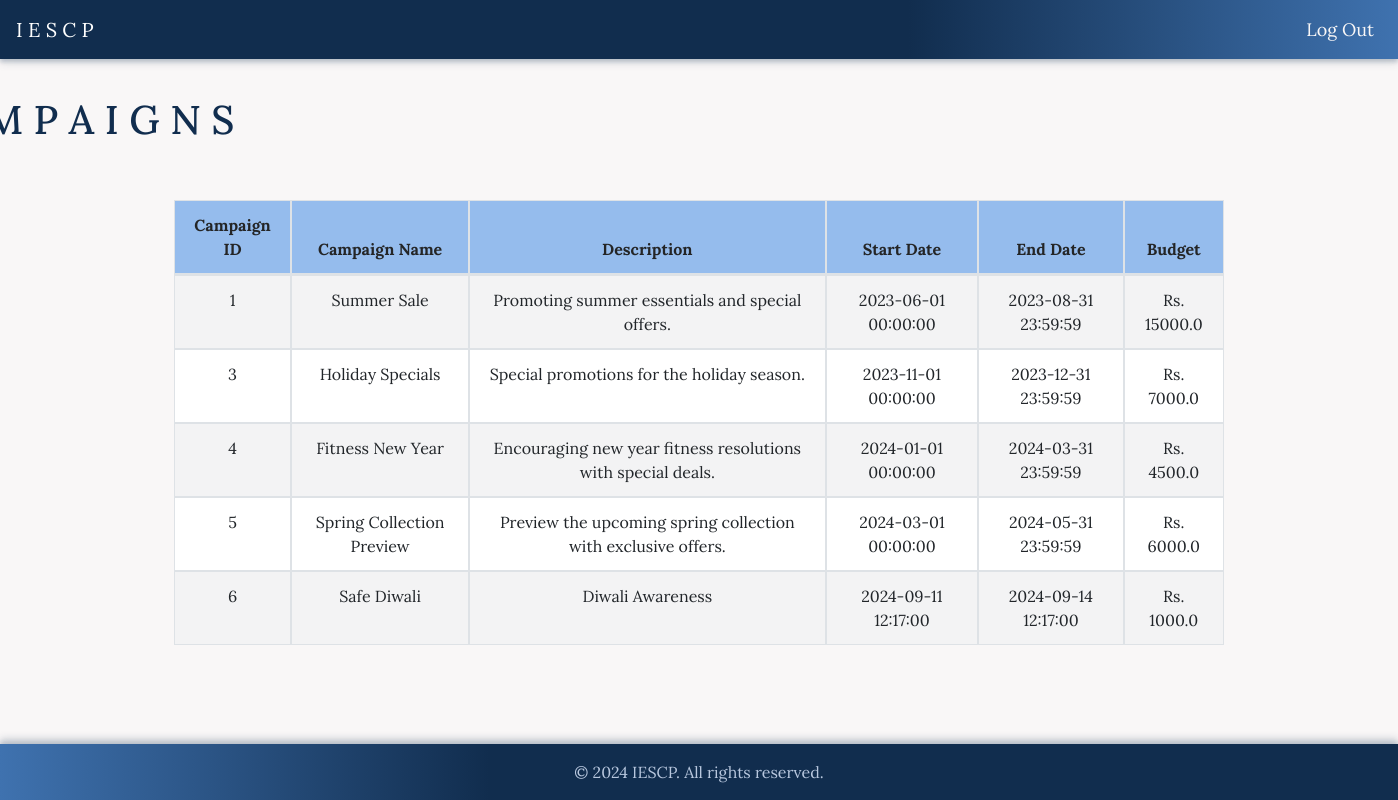
The app's page /find_sponsor with its own data.
### app/models.py (models this page shows)
class Campaign(db.Model):
    id = db.Column(db.Integer, primary_key=True)
    name = db.Column(db.String(64), nullable=False)
    description = db.Column(db.Text, nullable=False)
    start_date = db.Column(db.DateTime, default=datetime.utcnow)
    end_date = db.Column(db.DateTime)
    budget = db.Column(db.Float, nullable=False)
    visibility = db.Column(db.String(10), nullable=False)
    goals = db.Column(db.Text, nullable=False)
    sponsor_id = db.Column(db.Integer, db.ForeignKey('user.id'), nullable=False)
    ad_requests = db.relationship('AdRequest', backref='campaign', lazy=True)

### app/routes.py (the view)
@app.route('/find_sponsor')
def find_sponsor():
    public_campaigns = Campaign.query.filter_by(visibility='public').all()
    return render_template('find_sponsor.html', active_page='find', campaigns=public_campaigns)

### app/templates/find_sponsor.html (shortened to what this page needs)
{% extends "navbar_after_login.html" %}
{% block styles %}
  <link rel="stylesheet" href="{{ url_for('static', filename='/css/find.css') }}">
{% endblock %}
{% block content %}
<div class="find">
    <div class="container mt-4">
        <div class="d-flex justify-content-between mb-4">
            <h1>C A M P A I G N S</h1>
        </div>
    <div>
        <div class="container mt-5">
            <table class="table table-striped" id="campaignTable">
                <thead>
                    <tr>
                        <th id="headerId">Campaign ID</th>
                        <th id="headerName">Campaign Name</th>
                        <th id="headerDescription">Description</th>
                        <th id="headerStartDate">Start Date</th>
                        <th id="headerEndDate">End Date</th>
                        <th id="headerBudget">Budget</th>
                    </tr>
                </thead>
                <tbody>
                    {% for campaign in campaigns %}
                    <tr>
                        <td>{{ campaign.id }}</td>
                        <td>{{ campaign.name }}</td>
                        <td>{{ campaign.description }}</td>
                        <td>{{ campaign.start_date.strftime('%Y-%m-%d %H:%M:%S') if campaign.start_date else 'N/A' }}</td>
                        <td>{{ campaign.end_date.strftime('%Y-%m-%d %H:%M:%S') if campaign.end_date else 'N/A' }}</td>
                        <td>Rs. {{ campaign.budget }}</td>
                    </tr>
                    {% endfor %}
                </tbody>
            </table>
        </div>
    </div>
</div>
{% endblock %}

### app/static/css/styles.css (style rules this page uses)
body { display: flex; flex-direction: column; min-height: 100vh; margin: 0; background-color: #F9F7F7; color: #112D4E; font-family: Lora, serif; }
h1, h2, h3, h4, h5, h6 { color: #112D4E; }

### app/static/css/find.css (style rules this page uses)
.find { overflow-y: visible; padding-bottom: 60px; }
.mt-4, .my-4 { margin-top: 3.5rem !important; margin-left: -15.5rem !important; margin-right: -31rem !important; }
.mb-4, .my-4 { margin-right: -31rem; }
.container .mt-5 { margin-right: -15.5rem !important; }
.table { width: 100%; border-collapse: separate; border-spacing: 0; }
.table th, .table td { border: 1px solid #dee2e6; padding: 0.75rem; text-align: center; }
.table thead th { background-color: #95bced; color: #242526; }
.table tbody tr:nth-child(odd) { background-color: #f3f3f4; }
.table tbody tr:nth-child(even) { background-color: rgb(255, 255, 255); }

### records on screen
Campaign: id "1", name "Summer Sale", description "Promoting summer essentials and special offers.", start_date "2023-06-01 00:00:00", end_date "2023-08-31 23:59:59", budget "15000.0"
Campaign: id "3", name "Holiday Specials", description "Special promotions for the holiday season.", start_date "2023-11-01 00:00:00", end_date "2023-12-31 23:59:59", budget "7000.0"
Campaign: id "4", name "Fitness New Year", description "Encouraging new year fitness resolutions with special deals.", start_date "2024-01-01 00:00:00", end_date "2024-03-31 23:59:59", budget "4500.0"
Campaign: id "5", name "Spring Collection Preview", description "Preview the upcoming spring collection with exclusive offers.", start_date "2024-03-01 00:00:00", end_date "2024-05-31 23:59:59", budget "6000.0"
Campaign: id "6", name "Safe Diwali", description "Diwali Awareness", start_date "2024-09-11 12:17:00", end_date "2024-09-14 12:17:00", budget "1000.0"
